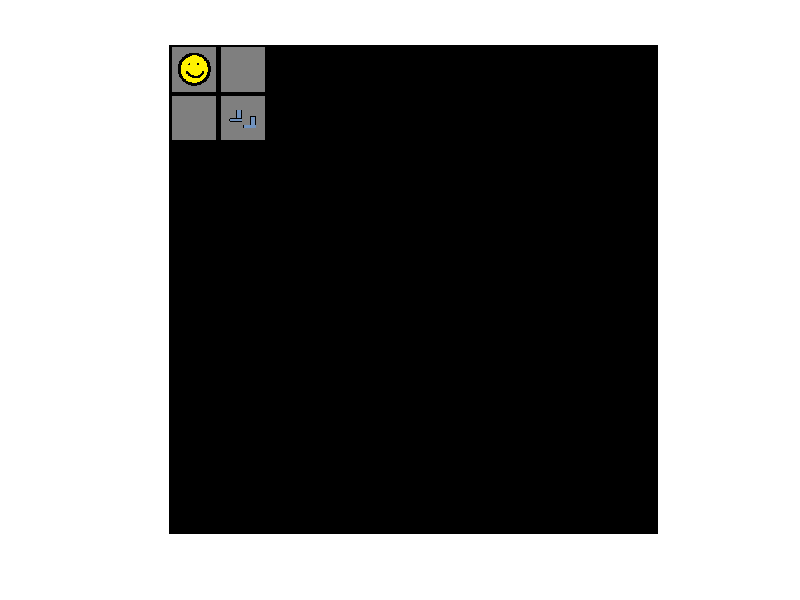

Write the MATLAB code that produced this figure. (Note: this script raises an error after producing the figure.)

close all;
clear all;
load Adventure   % Loads the board (World - 10x10 cell array) along with a number of different image, shown below.
warning('off','all'); % turns off all warning messages
% Definitions

% Type definitions
PLAYERT = 1;
DOORT = 2;
SUPERMONSTERT = 3;
MONSTERT = 4;
HEALTHBOOSTT = 5;
SWORDT = 6;
SHIELDT = 7;
BOOTT = 8;

IMG = {Player, Door, Monster, Monster, Health, Sword, Shield, Boots};

% Column Definitions

TYPE = 1;
X_COL = 2;
Y_COL = 3;
ATTACK_COL = 4;
ATTACK_BOOST_COL = 5;
DEFENSE_COL = 6;
DEFENSE_BOOST_COL = 7;
HEALTH_COL = 8;
SPEED_COL = 9;
SPEED_BOOST_COL = 10;

% Init
EL = zeros(33,10); %Preallocating space for the Entity List
EL(1,:) = [1 1 1 10 0 10 0 10 10 0]; %Begin player spawn (10 attack, health, Speed, Defense is default Placeholder)
rng('shuffle'); %Seeds the random function based on current time
EL(2,:) = [2 randi([7 8]) randi([7 8]) 0 0 0 0 100000 0 0]; %Randomly spawns door location
EL(3,:) = [3 EL(2,2)-1 EL(2,3)-1 EL(1,4) 0 EL(1,6) 0 EL(1,8) EL(1,9) 0]; %Randomly spawns monster location within a 3 coordinate radius of the door. Also indexes into the players health, speed and defense stats to create a metroid-esque evil player (see Ryan for more details) 
for r = 4:1:33
    for c = 1:1:10
        rng('shuffle'); %randomly seeds entity generation based on current time
        if c == 1
            EL(r,c) = randi([4 8]); %Assigns random entity calues
        elseif c == 2
            EL(r,c) = randi([2 10]);
        elseif c==3
            EL(r,c) = randi([1 10]);
        end
        
    end
end

   %The use of shuffled x y coordinates leads to some repitition in entity
%location. This is resolved by the random generation. While an entity will
%oscillate between two x y coordinates in each new instance of a game, it
%has an 80% chance of being a different type of entity (i.e. a health
%potion at coordinate (3,4) may be a monster the next match, or something
%else at coordinate (4,3).
World{EL(1,X_COL),EL(1,Y_COL)} = Player; %indexes into World location for player based on x y coordinates given in the Entity List. Assigns Cell values to the values in the Player image (Test)
for r = 4:1:33
        while World{EL(r,2), EL(r,3)} ~= Blank %Checks to make sure the initial spawn point is blank, and creates new spawn point if it isn't
            EL(r,X_COL) = randi([2 10]);
            EL(r,Y_COL) = randi([1 10]);
        end
        World{EL(r,X_COL), EL(r,Y_COL)} = IMG{EL(r,TYPE)}; %Checks entity location on entity list, then indexes into the image master matrix for the entities image
end
World{EL(2,X_COL), EL(2,Y_COL)} = Door;
World{EL(3,X_COL), EL(3,Y_COL)} = Monster-60;

% Start Play
Game = 1;
while Game == 1
   if EL(1,8) == 0
       Game = 0;
   elseif EL(3,8) == 0
       
   end
   World{EL(1,X_COL),EL(1,Y_COL)} = Player; %indexes into World location for player based on x y coordinates given in the Entity List. Assigns Cell values to the values in the Player image (Test)
for r = 1:10
    for c = 1:10
        World{r,c} = Blank; %Clears all world tiles in order for entity locations to be reset
        if (r > EL(PLAYERT,X_COL) + 1 || r < EL(PLAYERT,X_COL)-1) || (c > EL(PLAYERT,Y_COL) + 1 || c < EL(PLAYERT,Y_COL) - 1)
            World{r,c} = Blank-255; %Sets all blank blocks outside the vision radius of the player to black
        end
    end
end
for r = 1:1:size(EL)
    World{EL(r,X_COL), EL(r,Y_COL)} = IMG{EL(r,TYPE)}; %Indexes into the world at the updated location in the entity list, and respawns in the specified entity in its new location
    if ((EL(r,X_COL) > EL(PLAYERT,X_COL) + 1) || (EL(r,X_COL) < EL(PLAYERT,X_COL) - 1)) || ((EL(r,Y_COL) > EL(PLAYERT,Y_COL) + 1) || (EL(r,Y_COL) < EL(PLAYERT,Y_COL) - 1)) %Checks to see if the updated entity is within a given radius around the Player, and once exceeded, despawns the entity
        World{EL(r,X_COL), EL(r,Y_COL)} = Blank-255;
    end
end
imshow([World{1,:};World{2,:};World{3,:};World{4,:};World{5,:};World{6,:};World{7,:};World{8,:};World{9,:};World{10,:}]); %displays updated board with Player entity displayed in assigned location
% Movement
player = EL(find(EL(TYPE)==PLAYERT),:);
MOBVIEWDISTANCE = 4;
for i = 1:length(EL)
    entity = EL(i,:);
   if entity(TYPE) == PLAYERT
       %Player movement
       VALID = 0;
       dx = 0;
       dy = 0;
       while VALID == 0
           h = figure(1);
           waitforbuttonpress;
           k = get(h,'CurrentKey');
           switch (k)
               case 'downarrow'
                   dx = 1;
                   VALID = 1;
               case 'uparrow'
                   dx = -1;
                   VALID = 1;
               case 'leftarrow'
                   dy = -1;
                   VALID = 1;
               case 'rightarrow'
                   dy = 1;
                   VALID = 1;
           end
           if VALID == 1
               px = dx + player(X_COL);
               py = dx + player(Y_COL);
               if px > 10 || px < 1 || py > 10 || py < 1
                   VALID = 0;
               end
           end
       end
       EL(i,X_COL) = EL(i,X_COL) + dx;
       EL(i,Y_COL) = EL(i,Y_COL) + dy;
   elseif entity(TYPE) == MONSTERT
       %Lets see if a player is around
       ex = entity(X_COL);
       ey = entity(Y_COL);
       px = player(X_COL);
       py = player(Y_COL);
       
       availableLocations = [1 0 0; 0 1 0; -1 0 0; 0 -1 0; 0 0 Inf]; % x y weight
       %lower is better
       %we want to avoid going nowhere unless we have nowhere to go or we
       %agro to right ther
       
       if ((ex - px) ^ 2 + (ey - py)^2 < 16)
           % need to use distance to weight
           for i = 1:5
               availableLocations(i,3) = ((ex+availableLocations (i,1))-px) ^ 2 + ((ey + availableLocations(i,2))-px)^2;
           end
       end
       appropriateLocations = [];
       for i = 1:5
           newx = availableLocations(i,1);
           newy = availableLocations(i,2);
           if newx > 10 || newx < 1 || newy > 10 || newy < 1
               continue;
           end
           collisions = sum(EL(X_COL)==newx & EL(Y_COL) == newy & (EL(TYPE) == MONSTERT || EL(TYPE) == DOORT || EL(TYPE) == SUPERMONSTERT));
           if collisions == 0 %no collisions with monsters, doors, or supermosters
               appropriateLocations = [appropriateLocations availableLocations(i)]; %can't prealloc
           end
       end
       if ~isempty(appropriateLocations)

           bestWeight = min(appropriateLocations(:,3));

           bestLocations = appropriateLocations(find(appropriateLocations(3) == bestWeight), :);

           entries = length(bestLocations);
       else
           entries = 0;
       end
       movementChoice = [0 0];
       if entries == 0
           continue;
       elseif entries == 1
           movementChoice = bestLocations(1,[1 2]); %extract xy
       else
           movementChoice = bestLocations(randi(entries),[1 2]); %extract random entry from appropriateLocations xy
       end
       EL(i,X_COL) = ex + movementChoice(1);
       EL(i,Y_COL) = ey + movementChoice(2);
   end
end
end
% Collision

% Combat Start

% Combat End

% End Play
